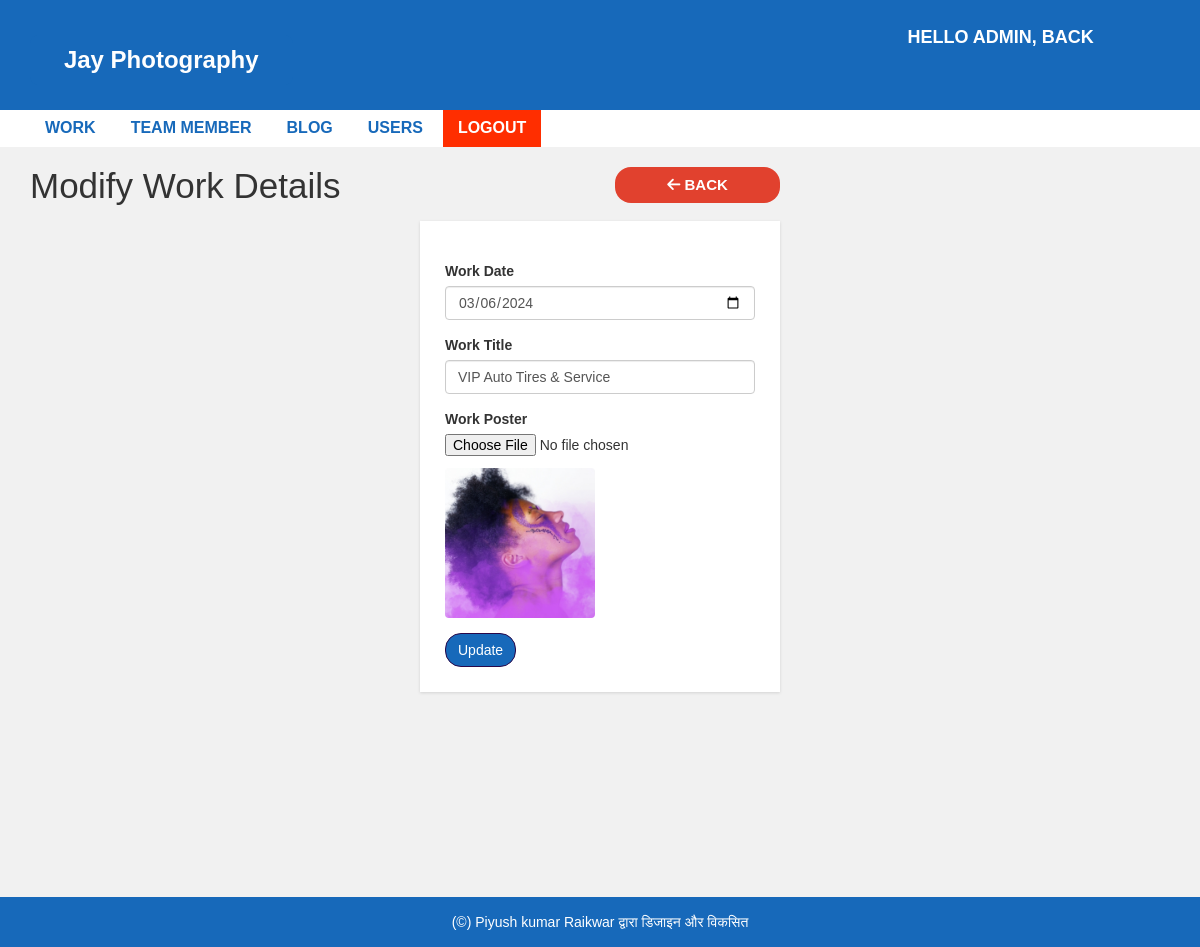
The page /admin/post-update.php?id=534 (signed in) on the database its author committed.
### tables this page shows
CREATE TABLE `achievement` (
  `aid` int(11) NOT NULL,
  `atitle` varchar(255) NOT NULL,
  `adate` varchar(255) NOT NULL,
  `atype` varchar(255) NOT NULL,
  `aimg` varchar(255) NOT NULL,
  `userId` varchar(255) NOT NULL,
  `active_record` varchar(255) NOT NULL DEFAULT 'Yes'
);

### admin/post-update.php (the view, shortened to what this page needs)
<?php include "header.php";
$user_id_getaddbar = $_GET['id'];
?>
<div id="admin-content">
    <div class="container">
        <div class="row">
            <div class="col-md-6">
                <h1 class="admin-heading">Modify Work Details</h1>
            </div>
            <div class="col-md-2">
                <a class="add-new" style="background:#E1412E; border-radius:16px;" href="post-read.php"><i class="fa-solid fa-arrow-left"></i>
                    Back</a>
            </div>
            <div class="col-md-offset-4 col-md-4">
                <?php include("config.php");
                $sql_userdata_show_by_id = "SELECT * FROM achievement WHERE aid = '{$user_id_getaddbar}'";
                $result_sql_userdata_show_by_id = mysqli_query($conn, $sql_userdata_show_by_id) or die("Query Die!!");
                if (mysqli_num_rows($result_sql_userdata_show_by_id) > 0) {
                    while ($row = mysqli_fetch_assoc($result_sql_userdata_show_by_id)) {
                ?>
                        <form action="<?php $_SERVER['PHP_SELF'] ?>" method="POST" enctype="multipart/form-data" autocomplete="off">
                            <div class="form-group">
                                <label>Work Date</label>
                                <input type="Date" name="adate" class="form-control" value="<?php echo $row['adate'] ?>" placeholder="Event Date" required>
                            </div>
                            <div class="form-group">
                                <label>Work Title</label>
                                <input type="text" name="atitle" class="form-control" value="<?php echo $row['atitle'] ?>" placeholder="Event Title" required>
                            </div>
                            <div class="form-group">
                                <label for="">Work Poster</label>
                                <input type="file" name="new-image">
                                <img src="upload/<?php echo $row['aimg']; ?>" height="150px" style="border-radius: 4px; margin-top:12px;">
                            </div>
                            <input type="submit" name="submit" class="btn btn-primary" style="border-radius:16px;" value="Update" required />
                        </form>
                <?php
                    }
                } ?>
            </div>
        </div>
    </div>
</div>
<?php include "footer.php"; ?>

### css/adminstyle_centerMain.css (style rules this page uses)
body { background: #f1f1f1; font-family: sans-serif,arial,Helvetica; }
a, a:hover, a:focus { text-decoration: none; outline: none; }
#admin-content { padding: 20px 0; min-height: 750px; }
#admin-content .admin-heading { font-size: 35px; margin: 0 0 15px; }
#admin-content .add-new { color: #fff; background-color: #1769BA; font-size: 15px; font-weight: 600; text-align: center; text-transform: uppercase; padding: 7px 10px; display: block; transition: all 0.3s; }
form { background: #fff; padding: 25px; box-shadow:0 1px 3px rgba(0, 0, 0, 0.13); }

### rows shown on the page
achievement: adate "03/06/2024", atitle "VIP Auto Tires & Service", aimg (picture)

### other values the page prints
$_SESSION['username'] "ADMIN"
